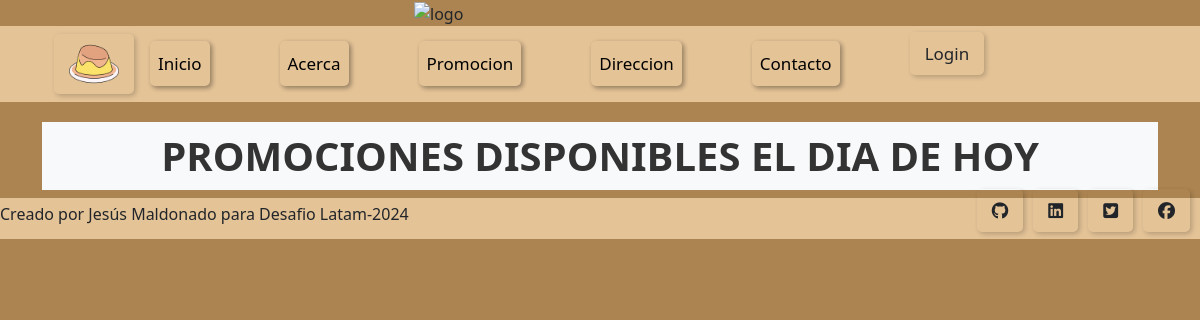
Before: /promocion with the older database file.
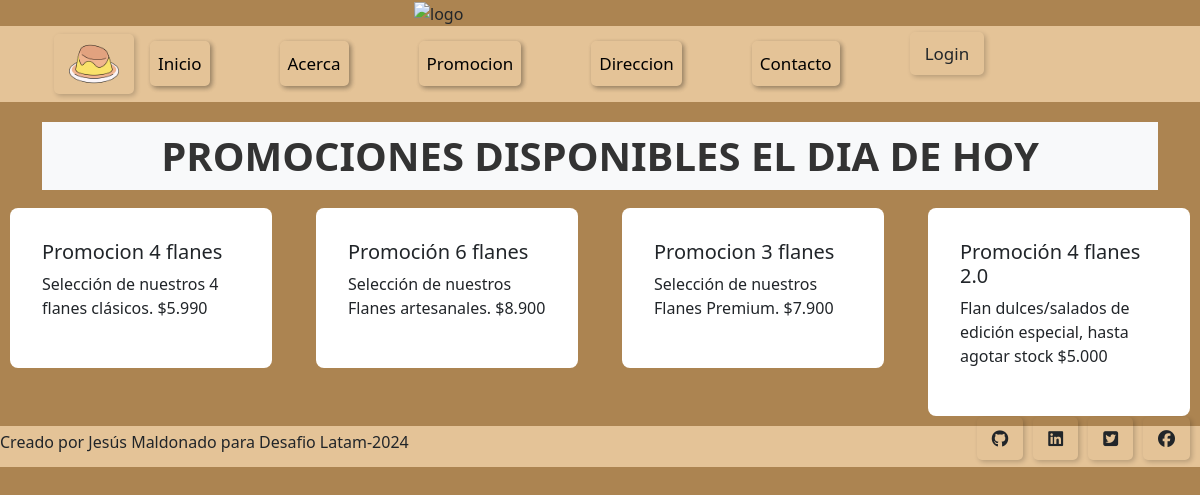
After: the same page with the newer database file.
### web/models.py (models this page shows, shortened)
class Flon(models.Model):
    Flon_uuid = models.UUIDField(default=uuid.uuid4, editable=False)
    name = models.CharField(max_length=64)
    description = models.TextField()
    image_url = models.URLField()
    slug = models.SlugField(unique=True, blank=True)
    is_private = models.BooleanField(default=False)

### web/views.py (the view)
# urls.py: path('promocion', promocion, name="promocion"),
def promocion(request):
    flones_publicos = Flon.objects.filter(is_private=False)
    context = {'flones': flones_publicos}
    return render(request, 'promocion.html', context)

### web/templates/promocion.html (shortened to what this page needs)
{% extends 'base.html' %} {% load static %}
    {% block 'content' %}
    <div class="container">
      <h1 class="text-center" id="h1">Promociones Disponibles el dia de hoy</h1>
    </div>
    <div class="row">
      {% for flon in flones %}
      <div class="col-md-3">
        <div class="card">
          <div class="card-body">
            <h5 class="card-title">{{ flon.name }}</h5>
            <p class="card-text" id="description{{ forloop.counter }}">
              {{ flon.description }}
              </p>
          </div>
        </div>
      </div>
      {% endfor %}
    </div>
    {% endblock %}

### web/templates/base.html (shortened to what this page needs)
{% load static %}
<!DOCTYPE html>
<html lang="en">
  <head>
    <link rel="stylesheet" href="{% static 'css/style.css' %}" />
    <link
      href="https://cdn.jsdelivr.net/npm/bootstrap@5.3.3/dist/css/bootstrap.min.css"
      rel="stylesheet"
    />
  </head>
  <body class="fondo">
    <header>
      {% block 'header' %} {% include 'header.html' %} {% endblock %}
    </header>
    <nav class="nav">
      {% block 'navbar' %} {% include 'navbar.html' %} {% endblock %}
    </nav>
    {% block 'content' %} {% endblock %}
    <footer class="footer">
      {% block 'footer' %} {% include 'footer.html' %} {% endblock %}
    </footer>
  </body>
</html>

### web/templates/header.html
{% load static %}
<div class="container">
  <div class="col-4 offset-4">
    <img src="{%static 'img/logo.png' %}" alt="logo" class="img-fluid" />
  </div>
</div>

### web/templates/navbar.html (shortened to what this page needs)
{% load static %}
<head>
  <link rel="stylesheet" href="{% static 'css/style2.css' %}" />
</head>
<div class="container">
  <nav class="navbar navbar-expand-lg">
    <div class="container-fluid">
      <a class="navbar-brand" src href="#"><img src="{% static 'img/icono.png' %}" alt="logo" height="50px"></a>
      <div class="collapse navbar-collapse" id="navbarNav">
        <ul class="navbar-nav">
          <li class="nav-item">
            <a
              class="nav-link active"
              aria-current="page"
              href="{% url 'indice'%}"
              >Inicio</a
            >
          </li>
          <li class="nav-item">
            <a
              class="nav-link active"
              aria-current="page"
              href="{% url 'acerca'%}"
              >Acerca</a
            >
          </li>
          <li class="nav-item">
            <a
              class="nav-link active"
              aria-current="page"
              href="{% url 'promocion' %}"
              >Promocion</a
            >
          </li>
          <li class="nav-item">
            <a
              class="nav-link active"
              aria-current="page"
              href="{% url 'direccion'%}"
              >Direccion</a
            >
          </li>
          <li class="nav-item">
            <a
              class="nav-link active"
              aria-current="page"
              href="{% url 'contacto'%}"
              >Contacto</a
            >
          </li>
        {% if user.is_authenticated %}
          <li class="nav-item"></li>
          <li> <a class="nav-link" href="{% url 'logout'%}?next=/">Logout</a></li>"
        {% else %}
           <li><a href="{% url 'login'%}?next=/bienvenido">Login</a></li>
        {% endif %}
      </ul>
      </div>
    </div>
  </nav>
</div>

### web/templates/footer.html (shortened to what this page needs)
{% load static %}
<head>
  <link rel="stylesheet" href="{% static 'css/style.css' %}" />
</head>
<div id="footer">
  <h6>Creado por Jesús Maldonado para Desafio Latam-2024</h6>
  <div id="p">
    <p>
      <a href="https://github.com/jesus-maldonado-villarroel"
        ><i
          class="fa-brands fa-github"
          data-bs-toggle="tooltip"
          title="GitHub"
        ></i
      ></a>
    </p>
    <p>
      <a href="https://cl.linkedin.com/"
        ><i
          class="fa-brands fa-linkedin"
          data-bs-toggle="tooltip"
          title="Linkedin"
        ></i
      ></a>
    </p>
    <p>
      <a href="https://twitter.com/?lang=es"
        ><i
          class="fa-brands fa-square-twitter"
          data-bs-toggle="tooltip"
          title="Twitter"
        ></i
      ></a>
    </p>
    <p>
      <a href="https://www.facebook.com/?locale=es_LA"
        ><i
          class="fa-brands fa-facebook"
          data-bs-toggle="tooltip"
          title="FaceBook"
        ></i
      ></a>
    </p>
  </div>
</div>

### web/static/css/style.css (style rules this page uses)
.fondo { background-color: rgb(172, 132, 81); }
.nav { background-color: rgb(228, 195, 151); }
.footer { background-color: rgb(228, 195, 151); }
.container { display: flex; flex-direction: column; gap: 20px; }
.card-text { max-height: 200px; overflow-y: auto; }
.card { margin: 10px; }
#footer { display: flex; justify-content: space-between; align-items: center; }
#p { display: flex; }
#p p { margin-right: 10px; }
#h1 { color: #333; font-size: 2.5em; font-weight: bold; text-align: center; text-transform: uppercase; margin-top: 20px; padding: 10px 20px; background-color: #f8f9fa; }

### web/static/css/style2.css (style rules this page uses)
.nav-item { margin-right: 70px; border-radius: 5px; box-shadow: 2px 2px 5px rgba(0, 0, 0, 0.2); }
.nav-link { font-size: 17px; padding: 10px 15px; border-radius: 5px; box-shadow: 2px 2px 5px rgba(0, 0, 0, 0.2); }
a { font-size: 17px; padding: 10px 15px; border-radius: 5px; box-shadow: 2px 2px 5px rgba(0, 0, 0, 0.2); text-decoration: none; color: inherit; }
.card { border: none; border-radius: 0.5rem; }
.card-body { padding: 2rem; }

Changed rows visible on the page:
added Flon: name "Promocion 4 flanes", description "Selección de nuestros 4 flanes clásicos. $5.990"
added Flon: name "Promoción 6 flanes", description "Selección de nuestros Flanes artesanales. $8.900"
added Flon: name "Promocion 3 flanes", description "Selección de nuestros Flanes Premium. $7.900"
added Flon: name "Promoción 4 flanes 2.0", description "Flan dulces/salados de edición especial, hasta agotar stock $5.000"
